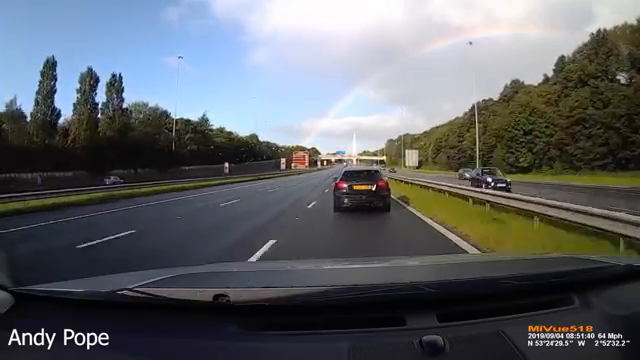
#> input picture frame 89 of ML_PROJECTS/FUN_AI_ML_PROJECTS/COMPUTER_VISION/OBJECT_DETECTION/CAR_PERSON_DETECT/car_vid.mp4, 640 x 360 px, given in place of ped_vid3.mp4, which was not available
$ python car_vid.py
#> lines starting #> are read from the running program, lines starting #| are printed output that depends on the picture; after the words box and inside, x2 and y2 are one past the last pixel; in counts of white or black regions, pixels touching at a corner belong together; pictures that were not available may be replaced by others from this repository, and a replacement may not be noted


import cv2

#video file loaded
video_file = cv2.VideoCapture("ped_vid3.mp4")

# pretrained car classifier
car_classif = 'cars_trained.xml'
ped_classif = 'ped_trained.xml'


#training the model based on pretrained model
car_train = cv2.CascadeClassifier(car_classif)
ped_train = cv2.CascadeClassifier(ped_classif)
#read the video
while True:

    #read a single frame
    #returns whether if read is successful
    # And the video frame
    read_success,frame = video_file.read()
#> frame is the input picture: shape (360, 640, 3); mean B, G, R 103, 98.8, 95.2

    #If we read the video properly convert it to black and white
    if read_success :
        #convert to grayscale
        gray_video = cv2.cvtColor(frame,cv2.COLOR_BGR2GRAY)
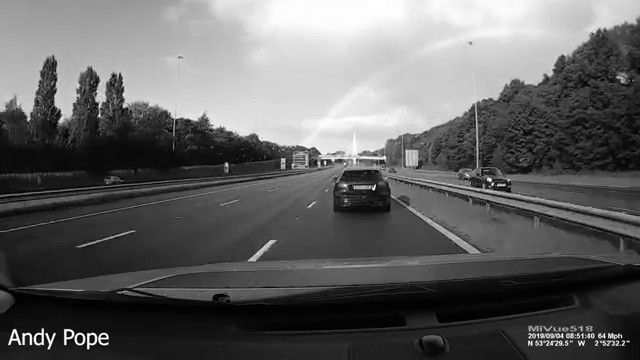
#> gray_video: shape (360, 640); min 0, max 255, mean 98.2

    #else just stop
    else:
        break

    #Detect the cars in the video
    cars_detect = car_train.detectMultiScale(gray_video,minNeighbors=3,scaleFactor = 1.02,minSize=[20,90])
#> cars_detect = ()

    ped_detect = ped_train.detectMultiScale(gray_video,minNeighbors=3,scaleFactor = 1.03,minSize=[5,90])
#> ped_detect = ()

    #weights = cars_detect[1]

    #we iterate over every frame and detect cars
    for (x,y,w,h) in cars_detect:
        cv2.rectangle(frame,(x,y),(w+x,y+h),(0,0,255),2)
        cv2.putText(frame,f'Vehicle' , (x, y-10), cv2.FONT_HERSHEY_SIMPLEX, 0.5, (0,0,255), 2)
#> this loop made 0 passes

    for (x,y,w,h) in ped_detect:
        cv2.rectangle(frame,(x,y),(w+x,y+h),(0,255,255),2)
        cv2.putText(frame,f'Person' , (x, y-10), cv2.FONT_HERSHEY_SIMPLEX, 0.5, (0,255,255), 2)

    #display image
    cv2.imshow("Car image",frame)
    cv2.waitKey(1)

print("\nProgram completed\n")

$ run again, starting later in the video
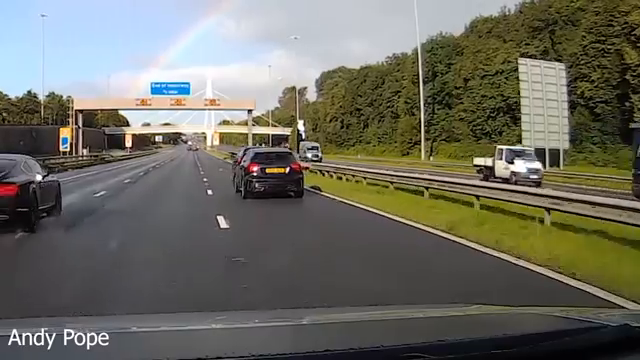
#> input picture frame 404 of ML_PROJECTS/FUN_AI_ML_PROJECTS/COMPUTER_VISION/OBJECT_DETECTION/CAR_PERSON_DETECT/car_vid.mp4, 640 x 360 px, given in place of ped_vid3.mp4, which was not available
#> frame is the input picture: shape (360, 640, 3); mean B, G, R 97.7, 107.9, 108.6
#> `gray_video = cv2.cvtColor(frame,cv2.COLOR_BGR2GRAY)`:
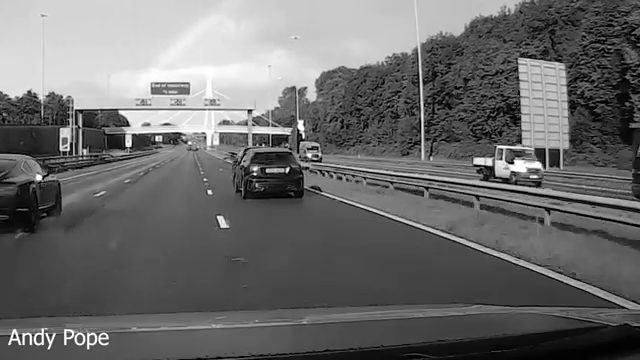
#> gray_video: shape (360, 640); min 0, max 255, mean 106.9
#> cars_detect = [[214, 117, 118, 118]]
#> ped_detect = ()
#> the loop `for (x,y,w,h) in cars_detect:` made 1 pass
#> after the loop `for (x,y,w,h) in cars_detect:`:
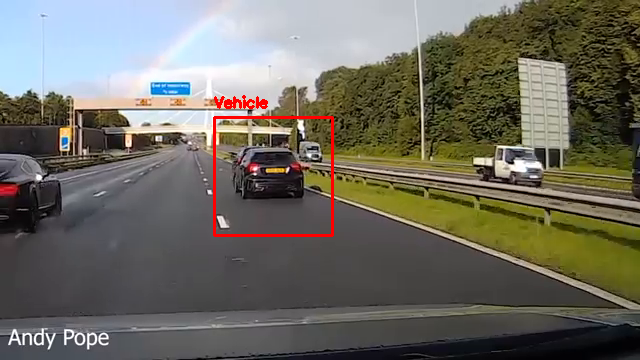
#> frame: shape (360, 640, 3); 0.79% of pixels changed, all inside (x1, y1, x2, y2) = (213, 95, 334, 237)

$ run again, starting later in the video
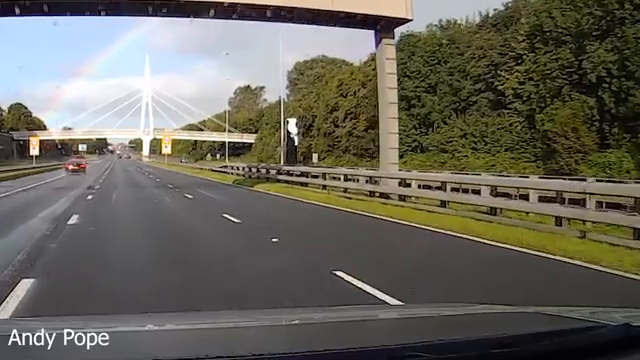
#> input picture frame 718 of ML_PROJECTS/FUN_AI_ML_PROJECTS/COMPUTER_VISION/OBJECT_DETECTION/CAR_PERSON_DETECT/car_vid.mp4, 640 x 360 px, given in place of ped_vid3.mp4, which was not available
#> frame is the input picture: shape (360, 640, 3); mean B, G, R 92.2, 101.7, 104.2
#> `gray_video = cv2.cvtColor(frame,cv2.COLOR_BGR2GRAY)`:
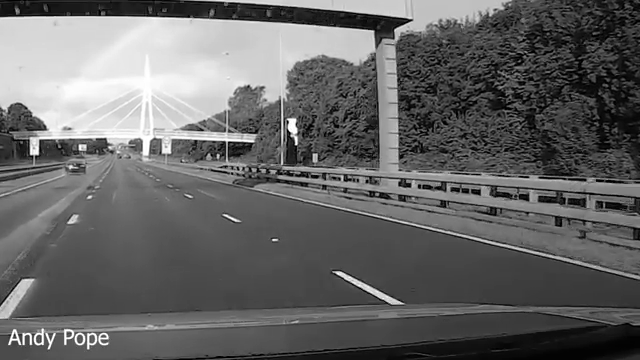
#> gray_video: shape (360, 640); min 0, max 255, mean 101.4
#> cars_detect = ()
